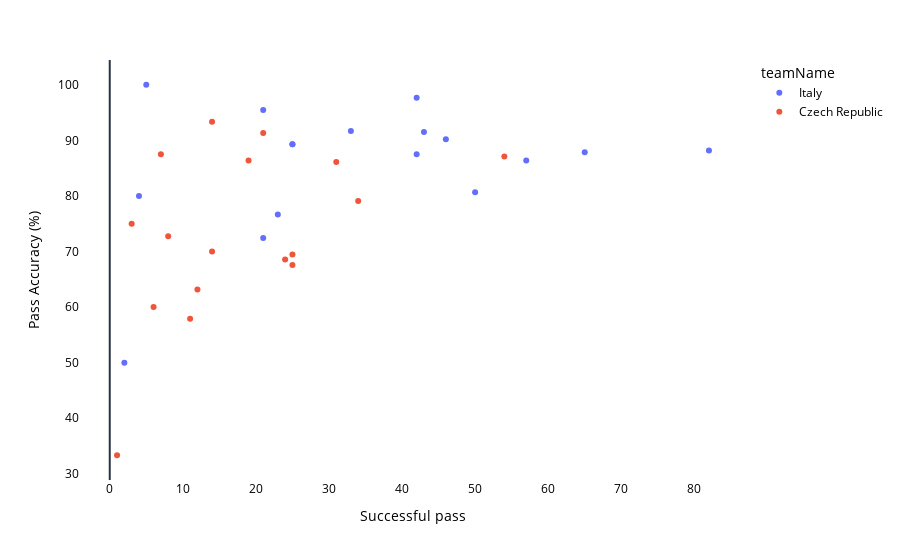
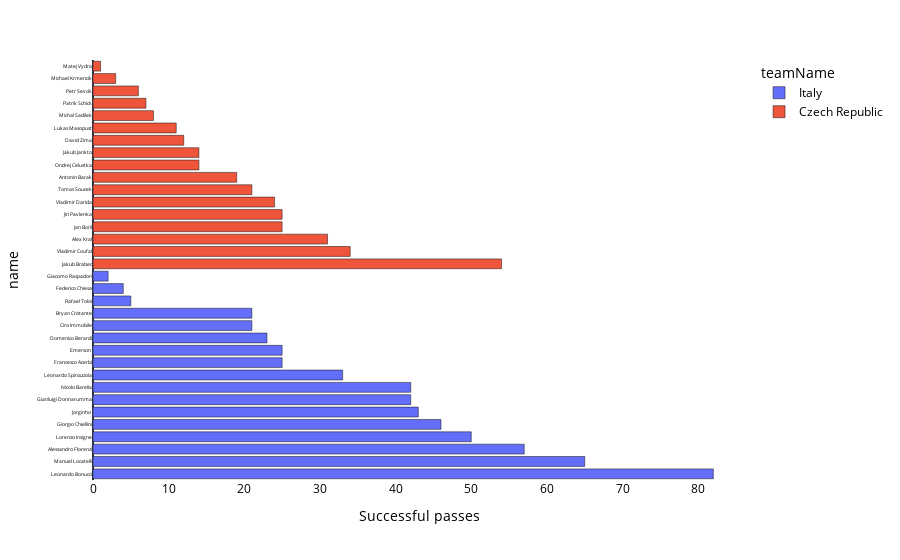

Here is the notebook cell these charts were saved with, in order:
### Code cell
'''
italy_pass = pass_stats[pass_stats['teamId']==10757.0]
czech_pass = pass_stats[pass_stats['teamId']==10758.0]
'''
# pass by player
fig = px.scatter(
                data_frame=pass_stats_reset, x="Successful", y="accuracy", color='teamName',
                labels={'accuracy': 'Pass Accuracy (%)', 'Successful':'Successful pass'}
)


fig.update_layout(
                xaxis=dict(showgrid=False), yaxis=dict(showgrid=False),
                plot_bgcolor='white', paper_bgcolor='white',
                font = dict(color='black'),
)

fig.show()

fig = px.bar(
             data_frame=pass_stats_reset, x='Successful', y='name', orientation='h',
             labels={'Successful' : 'Successful passes'}, color='teamName'
)

fig.update_layout(yaxis=dict(tickfont=dict(size=5)))

fig.update_layout(
                  xaxis=dict(showgrid=False), yaxis=dict(showgrid=False),
                  plot_bgcolor='white', paper_bgcolor='white',
                  font = dict(color='black')
)

fig.show()

### Figure 1 — Plotly figure (JSON) as saved in the notebook; plotly's stock layout.template omitted (floating-point values rounded to 4 significant figures)
{"data": [{"hovertemplate": "teamName=Italy<br>Successful pass=%{x}<br>Pass Accuracy (%)=%{y}<extra></extra>", "legendgroup": "Italy", "marker": {"color": "#636efa", "symbol": "circle"}, "mode": "markers", "name": "Italy", "orientation": "v", "showlegend": true, "x": [82.0, 65.0, 57.0, 50.0, 46.0, 43.0, 42.0, 42.0, 33.0, 25.0, 25.0, 23.0, 21.0, 21.0, 5.0, 4.0, 2.0], "xaxis": "x", "y": [88.17, 87.84, 86.36, 80.65, 90.2, 91.49, 97.67, 87.5, 91.67, 89.29, 89.29, 76.67, 72.41, 95.45, 100.0, 80.0, 50.0], "yaxis": "y", "type": "scatter"}, {"hovertemplate": "teamName=Czech Republic<br>Successful pass=%{x}<br>Pass Accuracy (%)=%{y}<extra></extra>", "legendgroup": "Czech Republic", "marker": {"color": "#EF553B", "symbol": "circle"}, "mode": "markers", "name": "Czech Republic", "orientation": "v", "showlegend": true, "x": [54.0, 34.0, 31.0, 25.0, 25.0, 24.0, 21.0, 19.0, 14.0, 14.0, 12.0, 11.0, 8.0, 7.0, 6.0, 3.0, 1.0], "xaxis": "x", "y": [87.1, 79.07, 86.11, 67.57, 69.44, 68.57, 91.3, 86.36, 93.33, 70.0, 63.16, 57.89, 72.73, 87.5, 60.0, 75.0, 33.33], "yaxis": "y", "type": "scatter"}], "layout": {"xaxis": {"anchor": "y", "domain": [0.0, 1.0], "title": {"text": "Successful pass"}, "showgrid": false}, "yaxis": {"anchor": "x", "domain": [0.0, 1.0], "title": {"text": "Pass Accuracy (%)"}, "showgrid": false}, "legend": {"title": {"text": "teamName"}, "tracegroupgap": 0}, "margin": {"t": 60}, "font": {"color": "black"}, "plot_bgcolor": "white", "paper_bgcolor": "white"}}

### Figure 2 — Plotly figure (JSON) as saved in the notebook; plotly's stock layout.template omitted (floating-point values rounded to 4 significant figures)
{"data": [{"alignmentgroup": "True", "hovertemplate": "teamName=Italy<br>Successful passes=%{x}<br>name=%{y}<extra></extra>", "legendgroup": "Italy", "marker": {"color": "#636efa", "pattern": {"shape": ""}}, "name": "Italy", "offsetgroup": "Italy", "orientation": "h", "showlegend": true, "textposition": "auto", "x": [82.0, 65.0, 57.0, 50.0, 46.0, 43.0, 42.0, 42.0, 33.0, 25.0, 25.0, 23.0, 21.0, 21.0, 5.0, 4.0, 2.0], "xaxis": "x", "y": ["Leonardo Bonucci", "Manuel Locatelli", "Alessandro Florenzi", "Lorenzo Insigne", "Giorgio Chiellini", "Jorginho ", "Gianluigi Donnarumma", "Nicolo Barella", "Leonardo Spinazzola", "Francesco Acerbi", "Emerson ", "Domenico Berardi", "Ciro Immobile", "Bryan Cristante", "Rafael Toloi", "Federico Chiesa", "Giacomo Raspadori"], "yaxis": "y", "type": "bar"}, {"alignmentgroup": "True", "hovertemplate": "teamName=Czech Republic<br>Successful passes=%{x}<br>name=%{y}<extra></extra>", "legendgroup": "Czech Republic", "marker": {"color": "#EF553B", "pattern": {"shape": ""}}, "name": "Czech Republic", "offsetgroup": "Czech Republic", "orientation": "h", "showlegend": true, "textposition": "auto", "x": [54.0, 34.0, 31.0, 25.0, 25.0, 24.0, 21.0, 19.0, 14.0, 14.0, 12.0, 11.0, 8.0, 7.0, 6.0, 3.0, 1.0], "xaxis": "x", "y": ["Jakub Brabec", "Vladimir Coufal", "Alex Kral", "Jan Boril", "Jiri Pavlenka", "Vladimir Darida", "Tomas Soucek", "Antonin Barak", "Ondrej Celustka", "Jakub Jankto", "David Zima", "Lukas Masopust", "Michal Sadilek", "Patrik Schick", "Petr Sevcik", "Michael Krmencik", "Matej Vydra"], "yaxis": "y", "type": "bar"}], "layout": {"xaxis": {"anchor": "y", "domain": [0.0, 1.0], "title": {"text": "Successful passes"}, "showgrid": false}, "yaxis": {"anchor": "x", "domain": [0.0, 1.0], "title": {"text": "name"}, "tickfont": {"size": 5}, "showgrid": false}, "legend": {"title": {"text": "teamName"}, "tracegroupgap": 0}, "margin": {"t": 60}, "barmode": "relative", "font": {"color": "black"}, "plot_bgcolor": "white", "paper_bgcolor": "white"}}
